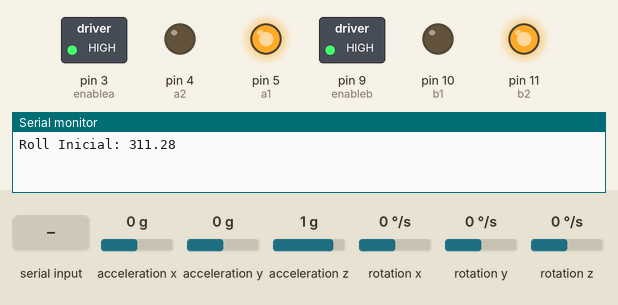
This sketch was run on a simulated Arduino Uno, built with avr-gcc and run on an emulated ATmega328P. Parts: switched loads named in the sketch (green lamp = pin HIGH), output pins drawn as LEDs (lit = HIGH), the last lines printed to the serial monitor. Wiring (inferred from the names in the program): L3G4200D gyroscope at I2C address 0x69. The test bench sets the inputs (shaded band); at power-on: rotation x 0 °/s, acceleration x 0 g, acceleration y 0 g, acceleration z 1 g, rotation y 0 °/s, rotation z 0 °/s.

Above: at 4.7 s.
4.8 s: "s" received over Serial
6.7 s: rotation x set to -1 °/s
At 9.55 s:
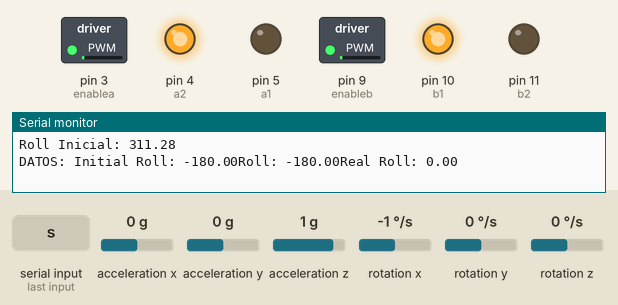
9.7 s: rotation x set to 0 °/s
12.7 s: "e" received over Serial
At 13.42 s:
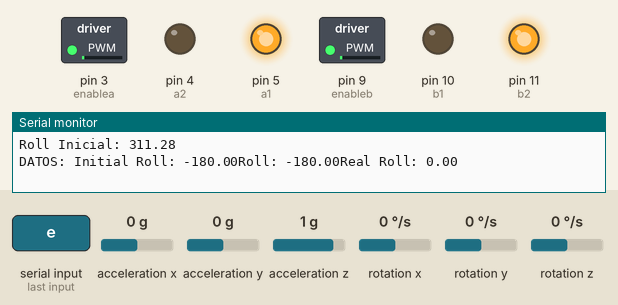
15.7 s: rotation x set to -192 °/s
At 16.9 s:
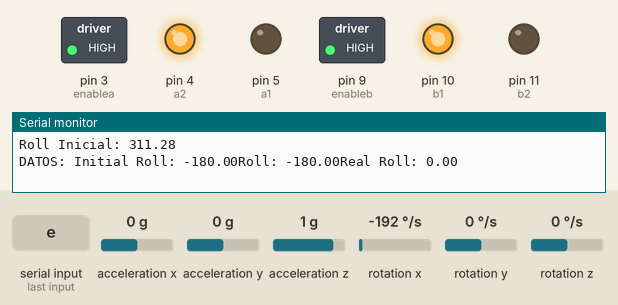
17.2 s: rotation x set to 4 °/s
At 19.83 s:
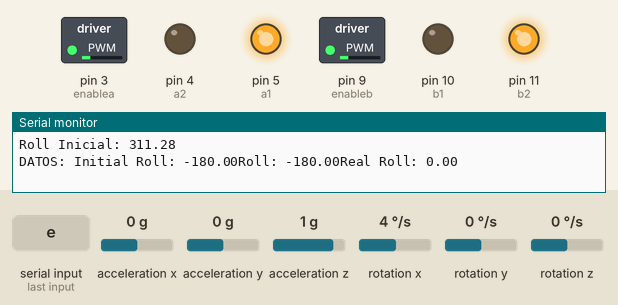
Timing chart, 0 to 21.2 s (numbered marks = the images above; inputs shaded):
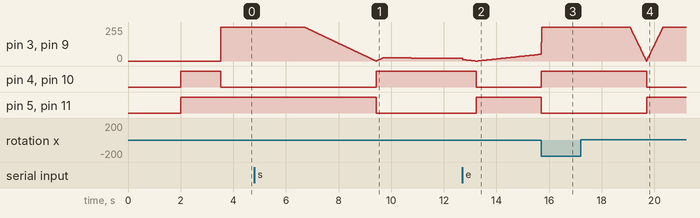

Measured:
- the behaviour switches between 0 and -1 °/s on rotation x (found by bisection; images 0 and 1)
- after the input at 6.7 s, pin 4 (a2), pin 10 (b1): LOW → HIGH after 2.7 s; pin 5 (a1), pin 11 (b2): HIGH → LOW after 2.7 s
- after the input at 12.7 s, pin 4 (a2), pin 10 (b1): HIGH → LOW after 0.53 s; pin 5 (a1), pin 11 (b2): LOW → HIGH after 0.53 s
- after the input at 15.7 s, pin 4 (a2), pin 10 (b1): LOW → HIGH at once; pin 5 (a1), pin 11 (b2): HIGH → LOW at once
- after the input at 17.2 s, pin 4 (a2), pin 10 (b1): HIGH → LOW after 2.5 s; pin 5 (a1), pin 11 (b2): LOW → HIGH after 2.5 s

The sketch:

Balancing_robot.ino
```cpp
#include <Kalman.h>

// Rutine for repeat part of the code every X miliseconds
#define runEvery(t) for (static long _lasttime;\
                         (uint16_t)((uint16_t)millis() - _lasttime) >= (t);\
                         _lasttime += (t))

//Set up a timer Variable
uint32_t timer;

double InputRoll;    // Roll angle value
double InitialRoll;  // Roll initial angle

void setup() {

  Serial.begin(9600);

  timer = micros();       // Initialize timer


  InitSensors();          // Initialize sensors
  InitMotors();           // Initialize motors
  delay(1000);            // Wait until sensors be ready

  InitialValues();        // Get the initial angle values

  SetSetpoint(0);         // Set the PID setpoint to 0

}

double RollAngle =0; // Roll angle variable

void loop() {

  runEvery(10){         // Exetutes this part of the code every 10 miliseconds -> 100Hz

    RollAngle = 0.98* (RollAngle + getDGyroRoll()) + 0.02 * (getAccelRoll());
    timer = micros();    // Reset the timer

    // Uncomment this for print data to Graphics
    /*
    Serial.write((byte)57);                // security value
    Serial.write((byte)getAccelRoll());    // Accel Roll value
    Serial.write((byte)getGyroRoll);    // Gyro Roll value
    Serial.write((byte)RollAngle-InitialRoll);    // Real Roll
    */

    MotorControl(Compute(RollAngle-InitialRoll));  // Sends the real roll angle -> Roll - InitialRoll

  }

  ReceiveData();      // Checks Serial for incoming data

}

// This function is used to debug the robot, changig the set
// value of the PID
void ReceiveData(){

  if (Serial.available()){
    char a = Serial.read();
    switch (a){
      case 'q':
        SetSetpoint(GetSetPoint()+0.01);
      break;
      case 'w':
        SetSetpoint(GetSetPoint()-0.01);
      break;
      case 'e':
        SetSetpoint(GetSetPoint()+0.1);
      break;
      case 'r':
        SetSetpoint(GetSetPoint()-0.1);
      break;
      case 's':
        InitialRoll = RollAngle;
        Show(RollAngle);
      break;
    }

  }

}

// Show data via serial port
void Show(double a){

  Serial.print("DATOS: ");
  Serial.print("Initial Roll: ");
  Serial.print(InitialRoll);
  Serial.print("Roll: ");
  Serial.print(a);
  Serial.print("Real Roll: ");
  Serial.println(RollAngle-InitialRoll);

}
```

Motors.ino
```cpp
// Motor Pins
int enablea = 3;
int enableb = 9;
int a1 = 5;
int a2 = 4;
int b1 = 10;
int b2 = 11;

// Prueba set point
double distancia = 0;

void InitMotors(){

  // Set pins as outputs
  pinMode(enablea, OUTPUT);
  pinMode(enableb, OUTPUT);
  pinMode(a1, OUTPUT);
  pinMode(a2, OUTPUT);
  pinMode(b1, OUTPUT);
  pinMode(b2, OUTPUT);

  // Set direction to none direction
  digitalWrite(a1,HIGH);
  digitalWrite(a2,HIGH);
  digitalWrite(b1,HIGH);
  digitalWrite(b2,HIGH);

}


void MotorControl(double out){

  // Sets direction
  if (out > 0){              // forward
    digitalWrite(a1,HIGH);
    digitalWrite(a2,LOW);
    digitalWrite(b1,LOW);
    digitalWrite(b2,HIGH);
  }else{                     // backward
    digitalWrite(a1,LOW);
    digitalWrite(a2,HIGH);
    digitalWrite(b1,HIGH);
    digitalWrite(b2,LOW);
  }

  byte vel = abs(out);    // Absolute value of velocity

  // Checks velocity fits the max ouptut range
  if (vel<0)
    vel=0;
  if (vel > 255)
    vel=255;

  // Writes the PWM
  analogWrite(enablea,vel);
  analogWrite(enableb,vel);

}
```

PID.ino
```cpp
// PID variables
int outMax = 255;
int outMin = -255;
float lastInput = 0;
double ITerm =0;

// PID constants
// You can change this values to adjust the control
double kp = 100;         // Proportional value
double ki = 2;           // Integral value
double kd = 0;           // Derivative value

double Setpoint = 0;     // Initial setpoint is 0

// Calculates the PID output
double Compute(double input)
{

      double error = Setpoint - input;
      ITerm+= (ki * error);
      if(ITerm > outMax) ITerm= outMax;
      else if(ITerm < outMin) ITerm= outMin;
      double dInput = (input - lastInput);

      // Compute PID Output
      double output = kp * error + ITerm + kd * dInput;

	  if(output > outMax) output = outMax;
      else if(output < outMin) output = outMin;

      // Remember some variables for next time
      lastInput = input;
      return output;
}


// Seters and geters for Setpoint
void SetSetpoint(double d){

  Setpoint = d;

}

double GetSetPoint(){

  return Setpoint;

}
```

Sensors.ino
```cpp
#include <Wire.h>
#include <Adafruit_Sensor.h>
#include <Adafruit_ADXL345_U.h>


// Gyro variables
#define CTRL_REG1 0x20
#define CTRL_REG2 0x21
#define CTRL_REG3 0x22
#define CTRL_REG4 0x23
#define CTRL_REG5 0x24

int L3G4200D_Address = 105;

// Accel
Adafruit_ADXL345_Unified accel = Adafruit_ADXL345_Unified(12345);

//Set up accelerometer variables
float accBiasX, accBiasY, accBiasZ;
float accAngleX, accAngleY;
double accRoll = 0;

//Set up gyroscope variables
float gyroBiasX, gyroBiasY, gyroBiasZ;
float gyroRateX, gyroRateY, gyroRateZ;
float gyroRoll = 0;
//double gyro_sensitivity = 70;  //From datasheet, depends on Scale, 2000DPS = 70, 500DPS = 17.5, 250DPS = 8.75.

// Gyro Variables
int x;
int y;
int z;

void InitSensors(){

  Wire.begin();      // Initialize I2C

  // ¿200?
  setupL3G4200D(2000);     // Configure L3G4200  - 250, 500 or 2000 deg/sec
  delay(1500);

  if(!accel.begin())       // Initialize Accelerometer
  {
    /* There was a problem detecting the ADXL345 ... check your connections */
    Serial.println("Ooops, no ADXL345 detected ... Check your wiring!");
    while(1);
  }

  accel.setRange(ADXL345_RANGE_2_G);    // Configure accel

  sensors_event_t event;     // Variable for accel data

  // Calculate bias for the Gyro and accel, the values it gives when it's not moving
  // You have to keep the robot vertically and static for a few seconds

  for(int i=1; i < 100; i++){      // Takes 100 values to get more precision

    getGyroValues();              // Get gyro data
    gyroBiasX += (int)x;
    gyroBiasY += (int)y;
    gyroBiasZ += (int)z;

    accel.getEvent(&event);       // Get accel data
    accBiasX += event.acceleration.x;
    accBiasY += event.acceleration.y;
    accBiasZ += event.acceleration.z;

    delay(1);

  }

  // Final bias values for every axis
  gyroBiasX = gyroBiasX / 100;
  gyroBiasY = gyroBiasY / 100;
  gyroBiasZ = gyroBiasZ / 100;

  accBiasX = accBiasX / 100;
  accBiasY = accBiasY / 100;
  accBiasZ = accBiasZ / 100;


  //Get Starting Pitch and Roll
  accel.getEvent(&event);
  accRoll = (atan2(event.acceleration.y,-event.acceleration.z)+PI)*RAD_TO_DEG;

  if (accRoll <= 360 & accRoll >= 180){
    accRoll = accRoll - 360;
  }

  //gyroRoll = accRoll;

}


void InitialValues(){

  //  Accelerometer
  sensors_event_t event;
  double InitialAngle = 0;
  double dGyro = 0;
  for(int i=1; i < 100; i++){      // Takes 100 values to get more precision

    accel.getEvent(&event);
    accRoll = (atan2(event.acceleration.y-accBiasY,-(event.acceleration.z-accBiasZ))+PI)*RAD_TO_DEG;

    getGyroValues();
    gyroRateX = ((int)x - gyroBiasX)*.07;

    dGyro = gyroRateX * ((double)(micros() - timer)/1000000);

    InitialAngle = 0.98* (InitialAngle + dGyro) + 0.02 * (accRoll);
    timer = micros();

    delay(1);

  }

  InitialRoll = InitialAngle;

  Serial.print("Roll Inicial: ");
  Serial.println(InitialRoll);

}


// Roll from accelerometer
double getAccelRoll(){

  sensors_event_t event;

  accRoll = (atan2(event.acceleration.y-accBiasY,-(event.acceleration.z-accBiasZ))+PI)*RAD_TO_DEG;   // Calculate the value of the angle

  if (accRoll <= 360 & accRoll >= 180){
    accRoll = accRoll - 360;
  }

  return accRoll;

}

// Roll from gyroscope
double getGyroRoll(){

  getGyroValues();     // Get values from gyro

  // read raw angular velocity measurements from device
  gyroRateX = -((int)x - gyroBiasX)*.07;
  //gyroRateY = -((int)y - gyroBiasY)*.07;
  //gyroRateZ = ((int)z - gyroBiasZ)*.07;

  gyroRoll += gyroRateX * ((double)(micros() - timer)/1000000);

  return gyroRoll;

}

// Angular velocity of Roll by gyroscope
double getDGyroRoll(){

  getGyroValues();     // Get values from gyro

  // read raw angular velocity measurements from device
  gyroRateX = -((int)x - gyroBiasX)*.07;
  //gyroRateY = -((int)y - gyroBiasY)*.07;
  //gyroRateZ = ((int)z - gyroBiasZ)*.07;

  double dgyroRoll = gyroRateX * ((double)(micros() - timer)/1000000);

  return dgyroRoll;

}

/////////////////////////////////////////////////////////////
//////////////        Gyro Sensor Code     //////////////////
/////////////////////////////////////////////////////////////


// This part of code if from Jim Lindblom of Sparkfun's code
// used for read the data from the gyro sensor: L3G4200D

void getGyroValues(){

  byte xMSB = readRegister(L3G4200D_Address, 0x29);
  byte xLSB = readRegister(L3G4200D_Address, 0x28);
  x = ((xMSB << 8) | xLSB);

  byte yMSB = readRegister(L3G4200D_Address, 0x2B);
  byte yLSB = readRegister(L3G4200D_Address, 0x2A);
  y = ((yMSB << 8) | yLSB);

  byte zMSB = readRegister(L3G4200D_Address, 0x2D);
  byte zLSB = readRegister(L3G4200D_Address, 0x2C);
  z = ((zMSB << 8) | zLSB);
}

int setupL3G4200D(int scale){

  //From  Jim Lindblom of Sparkfun's code

  // Enable x, y, z and turn off power down:
  writeRegister(L3G4200D_Address, CTRL_REG1, 0b00001111);

  // If you'd like to adjust/use the HPF, you can edit the line below to configure CTRL_REG2:
  writeRegister(L3G4200D_Address, CTRL_REG2, 0b00000000);

  // Configure CTRL_REG3 to generate data ready interrupt on INT2
  // No interrupts used on INT1, if you'd like to configure INT1
  // or INT2 otherwise, consult the datasheet:
  writeRegister(L3G4200D_Address, CTRL_REG3, 0b00001000);

  // CTRL_REG4 controls the full-scale range, among other things:

  if(scale == 250){
    writeRegister(L3G4200D_Address, CTRL_REG4, 0b00000000);
  }else if(scale == 500){
    writeRegister(L3G4200D_Address, CTRL_REG4, 0b00010000);
  }else{
    writeRegister(L3G4200D_Address, CTRL_REG4, 0b00110000);
  }

  // CTRL_REG5 controls high-pass filtering of outputs, use it
  // if you'd like:
  writeRegister(L3G4200D_Address, CTRL_REG5, 0b00000000);

}

void writeRegister(int deviceAddress, byte address, byte val) {
    Wire.beginTransmission(deviceAddress); // start transmission to device
    Wire.write(address);       // send register address
    Wire.write(val);         // send value to write
    Wire.endTransmission();     // end transmission
}

int readRegister(int deviceAddress, byte address){

    int v;
    Wire.beginTransmission(deviceAddress);
    Wire.write(address); // register to read
    Wire.endTransmission();

    Wire.requestFrom(deviceAddress, 1); // read a byte

    while(!Wire.available()) {
        // waiting
    }

    v = Wire.read();
    return v;

}
```
